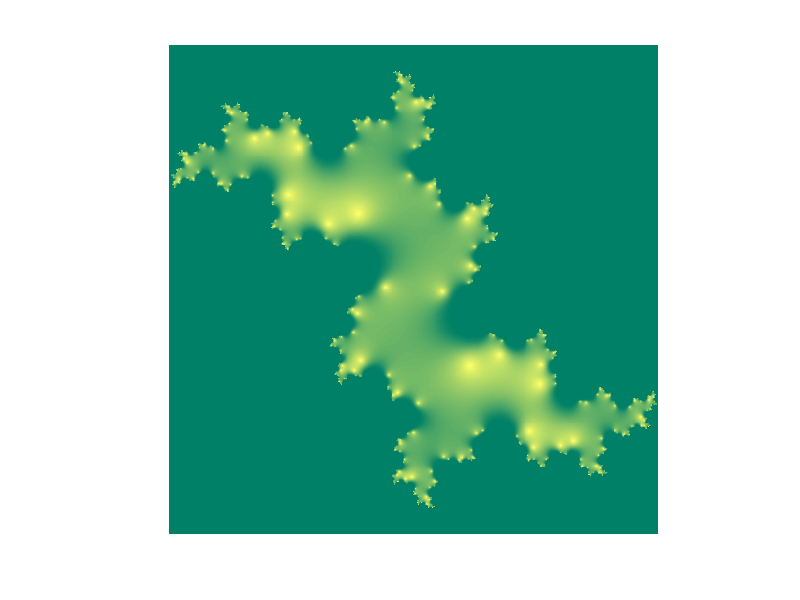
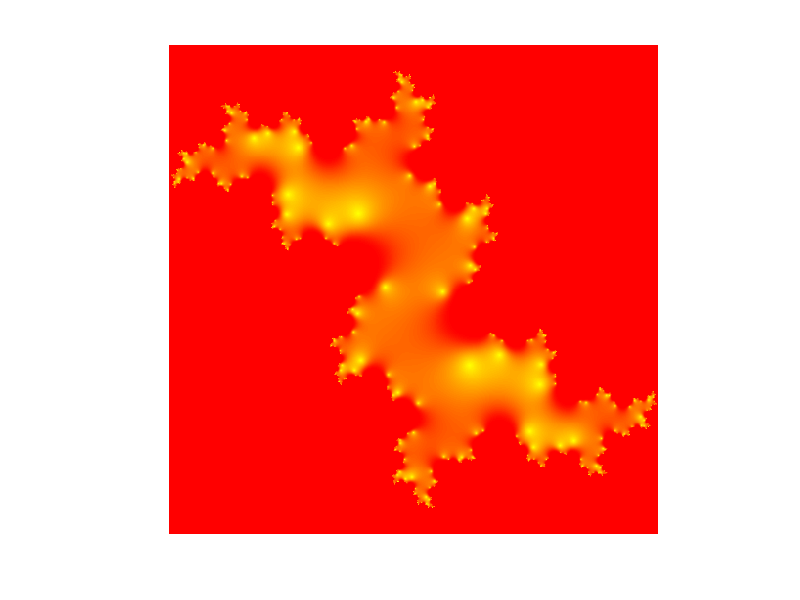
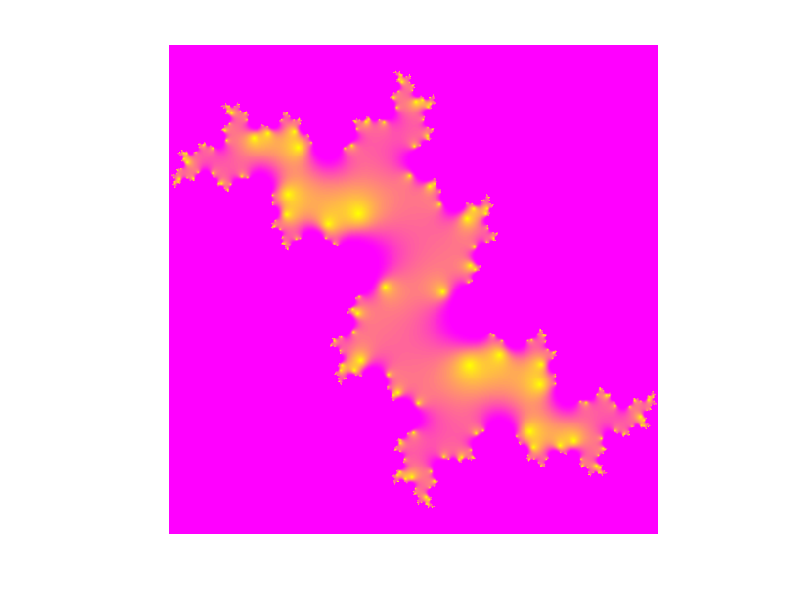
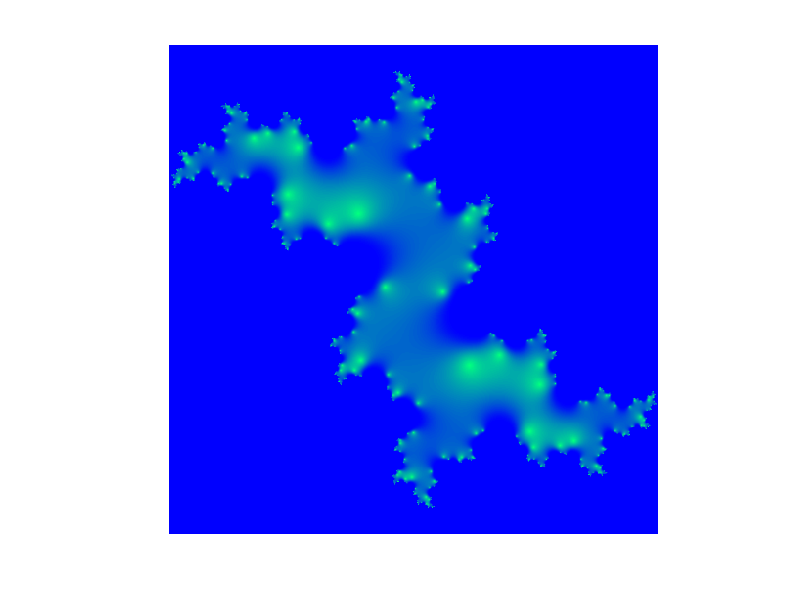

Reproduce these figures in MATLAB, in order.
function julia()
iter = 10;
npix = 500;
% Функція, що повертає зображення множини Жюліа
% iter - число ітерацій, palitra - кольорова палітра 
% npix - число точок по кожній з осей координат (розділення)
% область
dl=1.25;
% формування лінійного масиву розміром 1хnpix з початковим і кінцевим елементами
% в точках -dl та +dl
x=linspace(-dl,+dl,npix); y=linspace(-dl,+dl,npix); 
% матриця C містить всі початкові точки даної області
[X,Y]=meshgrid(x,y); Z=X+1i*Y; C=-0.745429*1i; % початкова точка
for l=1:iter Z=Z.^2+C; end
figure(1); W = exp(-abs(Z)); imagesc(W); colormap(summer); axis ('equal','off')
figure(2); W = exp(-abs(Z)); imagesc(W); colormap(autumn); axis ('equal','off')
figure(3); W = exp(-abs(Z)); imagesc(W); colormap(spring); axis ('equal','off')
figure(4); W = exp(-abs(Z)); imagesc(W); colormap(winter); axis ('equal','off')
end